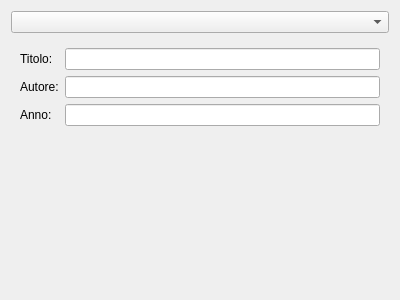
<?xml version="1.0" encoding="UTF-8"?>
<ui version="4.0">
 <class>MediaDialog</class>
 <widget class="QDialog" name="MediaDialog">
  <property name="geometry">
   <rect><x>0</x><y>0</y><width>400</width><height>300</height></rect>
  </property>
  <property name="windowTitle"><string>Media</string></property>
  <layout class="QVBoxLayout" name="verticalLayout">
   <item>
    <widget class="QComboBox" name="typeComboBox"/>
   </item>
   <item>
    <widget class="QStackedWidget" name="stackedWidget">
     <!-- Book page -->
     <widget class="QWidget" name="bookPage">
      <layout class="QFormLayout" name="formLayout_book">
       <item row="0" column="0"><widget class="QLabel" name="label_bookTitle"><property name="text"><string>Titolo:</string></property></widget></item>
       <item row="0" column="1"><widget class="QLineEdit" name="bookTitleLineEdit"/></item>
       <item row="1" column="0"><widget class="QLabel" name="label_bookAuthor"><property name="text"><string>Autore:</string></property></widget></item>
       <item row="1" column="1"><widget class="QLineEdit" name="bookAuthorLineEdit"/></item>
       <item row="2" column="0"><widget class="QLabel" name="label_bookYear"><property name="text"><string>Anno:</string></property></widget></item>
       <item row="2" column="1"><widget class="QLineEdit" name="bookYearLineEdit"/></item>
      </layout>
     </widget>

     <!-- Film page -->
     <widget class="QWidget" name="filmPage">
      <layout class="QFormLayout" name="formLayout_film">
       <item row="0" column="0"><widget class="QLabel" name="label_filmTitle"><property name="text"><string>Titolo:</string></property></widget></item>
       <item row="0" column="1"><widget class="QLineEdit" name="filmTitleLineEdit"/></item>
       <item row="1" column="0"><widget class="QLabel" name="label_filmDirector"><property name="text"><string>Regista:</string></property></widget></item>
       <item row="1" column="1"><widget class="QLineEdit" name="filmDirectorLineEdit"/></item>
       <item row="2" column="0"><widget class="QLabel" name="label_filmDuration"><property name="text"><string>Durata (min):</string></property></widget></item>
       <item row="2" column="1"><widget class="QLineEdit" name="filmDurationLineEdit"/></item>
      </layout>
     </widget>

     <!-- Article page -->
     <widget class="QWidget" name="articlePage">
      <layout class="QFormLayout" name="formLayout_article">
       <item row="0" column="0"><widget class="QLabel" name="label_articleTitle"><property name="text"><string>Titolo:</string></property></widget></item>
       <item row="0" column="1"><widget class="QLineEdit" name="articleTitleLineEdit"/></item>
       <item row="1" column="0"><widget class="QLabel" name="label_articleJournal"><property name="text"><string>Rivista:</string></property></widget></item>
       <item row="1" column="1"><widget class="QLineEdit" name="articleJournalLineEdit"/></item>
       <item row="2" column="0"><widget class="QLabel" name="label_articlePages"><property name="text"><string>Pagine:</string></property></widget></item>
       <item row="2" column="1"><widget class="QLineEdit" name="articlePagesLineEdit"/></item>
      </layout>
     </widget>

    </widget>
   </item>

   <item>
    <widget class="QDialogButtonBox" name="buttonBox">
     <property name="orientation"><enum>Qt::Horizontal</enum></property>
     <property name="standardButtons"><set> <enum>QDialogButtonBox::Ok</enum> <enum>QDialogButtonBox::Cancel</enum> </set></property>
    </widget>
   </item>
  </layout>
 </widget>
 <resources/>
 <connections/>
</ui>
